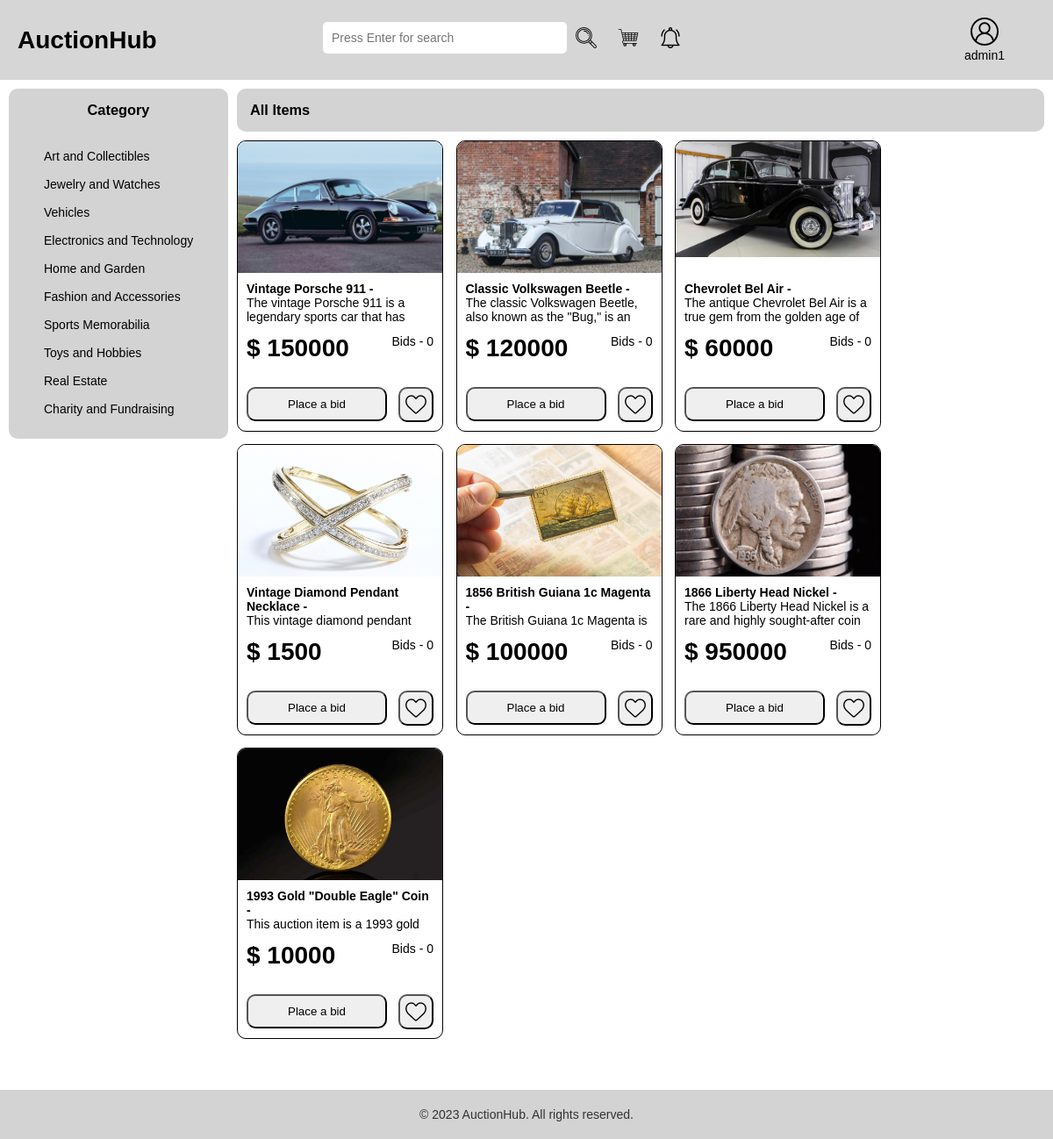
/index.php (signed in), run on the app's committed database.
### tables this page shows
CREATE TABLE `category` (
  `category_id` int(11) NOT NULL,
  `category_name` varchar(100) NOT NULL,
  `category_description` varchar(255) NOT NULL
);

CREATE TABLE `item` (
  `item_id` int(11) NOT NULL,
  `item_name` varchar(100) NOT NULL,
  `item_description` varchar(255) NOT NULL,
  `image` varchar(255) NOT NULL,
  `numberOf_bids` int(11) NOT NULL,
  `price` int(11) NOT NULL,
  `end_date` datetime NOT NULL,
  `is_reported` int(11) NOT NULL,
  `seller_id` int(11) NOT NULL,
  `category_id` int(11) NOT NULL
);

### index.php (the view, shortened to what this page needs)
<?php require_once('inc/config.php'); ?>
<?php
	if(isset($_GET['category_id'])){
		$item = '';
		$sql = "SELECT * FROM item WHERE category_id={$_GET['category_id']} order by item_id desc";
		$result = $con->query($sql);
		while($row = $result->fetch_assoc()){
			$item.= "<div class='item'>";
			$item.=		"<div class='image'>";
			$item .= 		"<a href='item-details.php?item_id={$row['item_id']}'><img src='image/item/{$row["image"]}'></a>";
			$item.=		"</div>";
			$item.=		"<div class='info'>";
			$item.=			"<p><b>{$row['item_name']} -</b> <br> {$row['item_description']}</p>";
			$item.=			"<div class='price'>";
			$item.=				"<h1>$ {$row['price']}</h1>";
			$item.=				"<p>Bids - {$row['numberOf_bids']}</p>";
			$item.=			"</div>";
			$item.=			"<div class='btn-set'>";
			$item.=				"<a href='item-details.php?item_id={$row['item_id']}'><button class='btn'>Place a bid</button></a>";
			$item.=				"<button class='btn2'><img src='image/icons/heart.png'></button>";
			$item.=			"</div>";
			$item.=		"</div>";
			$item.=	"</div>";
		}
	}
	else{
		$item = '';
		$sql = "SELECT * FROM item order by item_id desc";
		$result = $con->query($sql);
		while($row = $result->fetch_assoc()){
			$item.= "<div class='item'>";
			$item.=		"<div class='image'>";
			$item .= 		"<a href='item-details.php?item_id={$row['item_id']}'><img src='image/item/{$row["image"]}'></a>";
			$item.=		"</div>";
			$item.=		"<div class='info'>";
			$item.=			"<p><b>{$row['item_name']} -</b> <br> {$row['item_description']}</p>";
			$item.=			"<div class='price'>";
			$item.=				"<h1>$ {$row['price']}</h1>";
			$item.=				"<p>Bids - {$row['numberOf_bids']}</p>";
			$item.=			"</div>";
			$item.=			"<div class='btn-set'>";
			$item.=				"<a href='item-details.php?item_id={$row['item_id']}'><button class='btn'>Place a bid</button></a>";
			$item.=				"<button class='btn2'><img src='image/icons/heart.png'></button>";
			$item.=			"</div>";
			$item.=		"</div>";
			$item.=	"</div>";
		}
	}
?>
<?php
	$category = '';
	$sql = "SELECT * FROM category";
	$result = $con->query($sql);
	while($row = $result->fetch_assoc()){
		$category.= "<p><a href='index.php?category_id={$row['category_id']}'>{$row['category_name']}</a></p>";
		$category.= "<br>";
	}
?>
<!DOCTYPE html>
<html>
<head>
	<link rel="stylesheet" type="text/css" href="css/main.css">
</head>
<body>
	<?php require_once('inc/header.php')?>
	<div class="content">
		<div class="side-bar">
			<h3>Category</h3>
			<?php echo $category ?>
		</div>
		<div class="top-bar">
			<a href="index.php"><h3>All Items</h3></a>
		</div>
		<div class="item-container">
			<?php echo $item ?>
		</div>
	<?php require 'inc/footer.php'; ?>
</body>
</html>

### inc/header.php (shortened to what this page needs)
<?php
$search ='';
?>
<!DOCTYPE html>
<html>
<head>
	<link rel="stylesheet" type="text/css" href="css/main.css">
</head>
<body>
	<header>
		<div class="logo"><h1><a href="index.php">AuctionHub</a></h1></div>
		<div class="search">
			<form action="<?php echo $_SERVER['PHP_SELF']; ?>" method="get">
			<input type="text" name="search" placeholder = "Press Enter for search "value="<?php echo $search; ?>" class="m-item">
			</form>
			<img src="image/icons/loupe.png"class="m-item">
			<img src="image/icons/cart.png"class="m-item">
			<img src="image/icons/notification.png"class="m-item">
		</div>
		<div class="user">
			<div class="img"><a href="check-user-type.php"><img src="image/icons/user.png" alt=""></a></div>
			<div><a href="check-user-type.php"><?php echo $_SESSION['first_name']; ?></a></div>
		</div>
	</header>
</body>
</html>

### inc/footer.php (shortened to what this page needs)
<!DOCTYPE html>
<html>
<head>
	<link rel="stylesheet" type="text/css" href="css/main.css">
</head>
<body>
<footer class="footer">
  <div class="container">
  	<p>&copy; 2023 AuctionHub. All rights reserved.</p>
  </div>
</footer>
</body>
</html>

### css/main.css (style rules this page uses)
* { margin: 0; padding: 0; box-sizing: border-box; text-decoration: none; color: black; }
body { font-family: Arial, "helvetica Neue", Helvetica, sans-serif; font-size: 14px; }
header { background: rgb(214, 214, 214); overflow: auto; padding: 20px; }
header .logo { float: left; width: 30%; margin-top: 10px; }
header .search { overflow: hidden; margin-top: 5px; float: left; width: 40%; margin-right: 20%; }
header .search input { float: left; font-size: 14px; padding: 10px; width: 60%; border-radius: 5px; border: 1px solid #ccd0d5; border: none; }
header .search img { margin: 6px 10px; }
header .user { overflow: hidden; margin-left: 400px; text-align: center; }
body { position: relative; min-height: 100vh; margin: 0; padding-bottom: 100px; }
.footer { position: absolute; bottom: 0; left: 0; width: 100%; background: lightgray; padding: 20px 0; }
.footer .container { max-width: 960px; margin: 0 auto; padding: 0 20px; }
.footer p { color: #333; text-align: center; margin: 0; }
.content { overflow: hidden; }
.content .side-bar { overflow: hidden; width: 250px; float: left; background-color: lightgray; border-radius: 10px; margin-right: 10px; text-align: center; padding: 10px; margin-left: 10px; margin-top: 10px; }
.content .side-bar p { text-align: left; margin-left: 30px; }
.content .top-bar { overflow: hidden; background-color: lightgray; padding: 15px; border-radius: 10px; margin-bottom: 10px; margin-top: 10px; margin-right: 10px; }
.content .top-bar h3 { display: inline; }
.item-container { overflow: hidden; display: flex; flex-wrap: wrap; }
.item-container .item { overflow: hidden; background-color:white; border: 1px solid black; width: 235px; border-radius: 10px; margin-bottom: 14px; margin-right: 14.5px; }
.item-container .item .image { overflow: hidden; width: 235px; height: 150px; }
.item-container .item .image img { width: 235px; }
.item-container .item .info { overflow: hidden; margin: 10px; }
.item-container .item .info p { height: 50px; overflow: hidden; }
.item-container .item .price { overflow: hidden; margin-top: 10px; clear: both; text-align: center; }
.item-container .item .price h1 { float: left; }
.item-container .item .price p { float: right; }
.item-container .item .btn-set { margin-top: 10px; }
.item-container .item .btn-set .btn { float: left; padding: 10px; border-radius: 10px; width: 160px; }
.item-container .item .btn-set .btn2 { padding: 6px 5px 5px 5px; float: right; width: 40px; height: 40px; border-radius: 10px; margin-left: 10px; }
.container { overflow: hidden; text-align: center; }
.content .side-bar h3 { margin-top: 5px; margin-bottom: 35px; }

### data on the page
category: category_name "Art and Collectibles"
category: category_name "Jewelry and Watches"
category: category_name "Vehicles"
category: category_name "Electronics and Technology"
category: category_name "Home and Garden"
category: category_name "Fashion and Accessories"
category: category_name "Sports Memorabilia"
category: category_name "Toys and Hobbies"
category: category_name "Real Estate"
category: category_name "Charity and Fundraising"
item: image (picture), item_name "Vintage Porsche 911", item_description "The vintage Porsche 911 is a legendary sports car that has…", price "150000", numberOf_bids "0"
item: image (picture), item_name "Classic Volkswagen Beetle", item_description "The classic Volkswagen Beetle, also known as the \"Bug,\" is an…", price "120000", numberOf_bids "0"
item: image (picture), item_name "Chevrolet Bel Air", item_description "The antique Chevrolet Bel Air is a true gem from the golden age of…", price "60000", numberOf_bids "0"
item: image (picture), item_name "Vintage Diamond Pendant Necklace", item_description "This vintage diamond pendant…", price "1500", numberOf_bids "0"
item: image (picture), item_name "1856 British Guiana 1c Magenta", item_description "The British Guiana 1c Magenta is…", price "100000", numberOf_bids "0"
item: image (picture), item_name "1866 Liberty Head Nickel", item_description "The 1866 Liberty Head Nickel is a rare and highly sought-after coin…", price "950000", numberOf_bids "0"
item: image (picture), item_name "1993 Gold \"Double Eagle\" Coin", item_description "This auction item is a 1993 gold…", price "10000", numberOf_bids "0"

### other printed values
$_SESSION['first_name'] "admin1"
